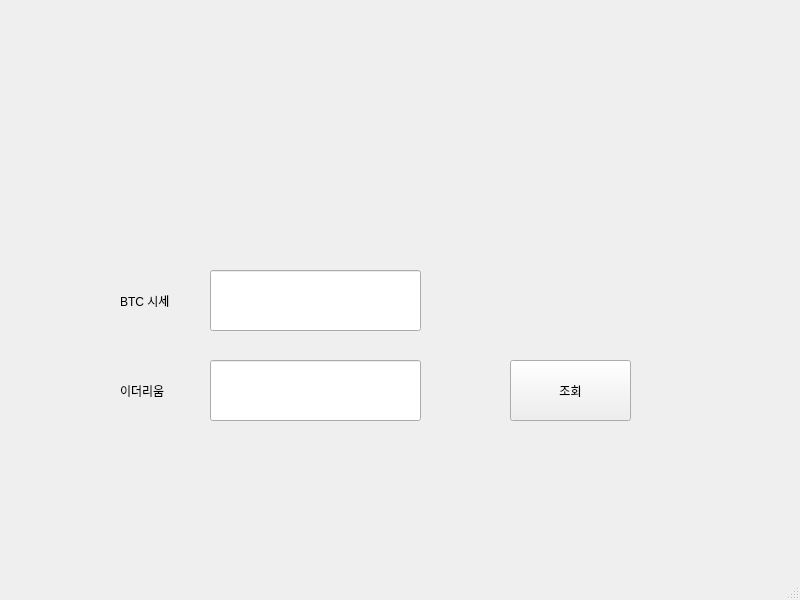
<?xml version="1.0" encoding="UTF-8"?>
<ui version="4.0">
 <class>MainWindow</class>
 <widget class="QMainWindow" name="MainWindow">
  <property name="geometry">
   <rect>
    <x>0</x>
    <y>0</y>
    <width>800</width>
    <height>600</height>
   </rect>
  </property>
  <property name="windowTitle">
   <string>MainWindow</string>
  </property>
  <widget class="QWidget" name="centralwidget">
   <widget class="QLabel" name="label">
    <property name="geometry">
     <rect>
      <x>120</x>
      <y>270</y>
      <width>121</width>
      <height>61</height>
     </rect>
    </property>
    <property name="text">
     <string>BTC 시세</string>
    </property>
   </widget>
   <widget class="QPushButton" name="pushButton">
    <property name="geometry">
     <rect>
      <x>510</x>
      <y>360</y>
      <width>121</width>
      <height>61</height>
     </rect>
    </property>
    <property name="text">
     <string>조회</string>
    </property>
   </widget>
   <widget class="QLineEdit" name="lineEdit">
    <property name="geometry">
     <rect>
      <x>210</x>
      <y>270</y>
      <width>211</width>
      <height>61</height>
     </rect>
    </property>
   </widget>
   <widget class="QLabel" name="label_2">
    <property name="geometry">
     <rect>
      <x>120</x>
      <y>360</y>
      <width>121</width>
      <height>61</height>
     </rect>
    </property>
    <property name="text">
     <string>이더리움</string>
    </property>
   </widget>
   <widget class="QLineEdit" name="lineEdit_2">
    <property name="geometry">
     <rect>
      <x>210</x>
      <y>360</y>
      <width>211</width>
      <height>61</height>
     </rect>
    </property>
   </widget>
  </widget>
  <widget class="QMenuBar" name="menubar">
   <property name="geometry">
    <rect>
     <x>0</x>
     <y>0</y>
     <width>800</width>
     <height>21</height>
    </rect>
   </property>
  </widget>
  <widget class="QStatusBar" name="statusbar"/>
 </widget>
 <resources/>
 <connections/>
</ui>
